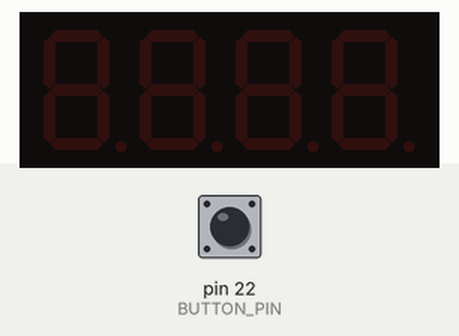
Simulated run of this sketch. Board: Arduino Mega 2560, built with avr-gcc and run on an emulated ATmega2560. On the bench: 4-digit seven-segment display. Wiring (inferred from the names in the program): 4-digit 7-segment display, segments lit when HIGH: segments pin 4, pin 5, pin 12, pin 13, pin 14, pin 15, pin 16; digit selects pin 17, pin 18, pin 19, pin 21. The test bench sets the inputs (shaded band); at power-on: pin 22 (BUTTON_PIN) HIGH. The segment pins are drawn as the display they are named for.

Above: at 1.2 s.
1.3 s: pin 22 (BUTTON_PIN) pulled LOW for 0.15 s
At 3.1 s:
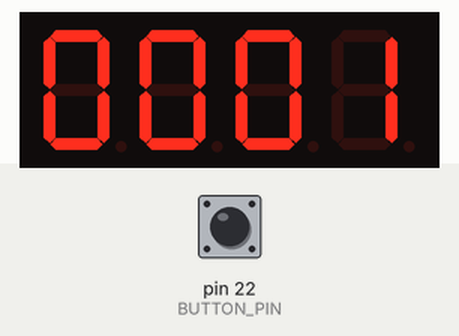
4.3 s: pin 22 (BUTTON_PIN) pulled LOW for 1 s
At 6.1 s:
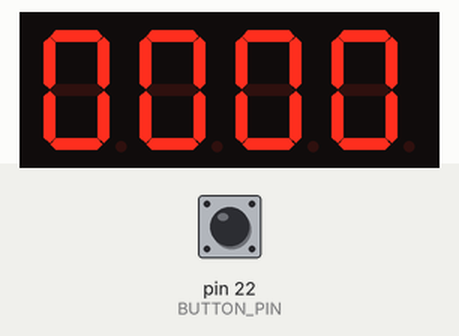
7.3 s: pin 22 (BUTTON_PIN) pulled LOW for 0.15 s
At 8.3 s:
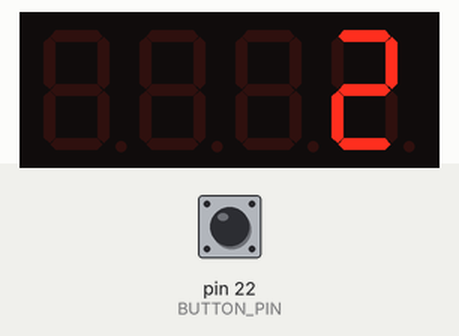
8.9 s: pin 22 (BUTTON_PIN) pulled LOW for 3.2 s
At 9.7 s:
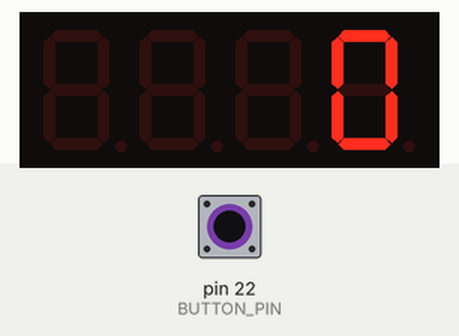
15.1 s: pin 22 (BUTTON_PIN) pulled LOW for 0.15 s
At 16.3 s:
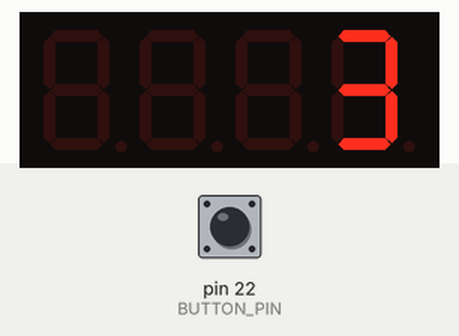
16.7 s: pin 22 (BUTTON_PIN) pulled LOW for 0.15 s
At 19.3 s:
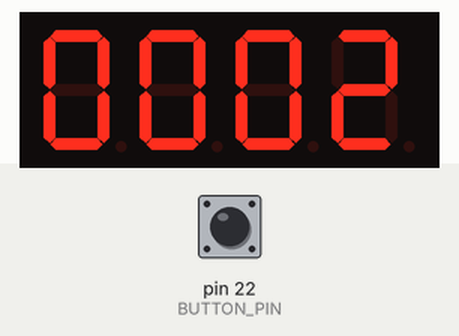
Timing chart, 0 to 20.8 s (numbered marks = the images above; inputs shaded):
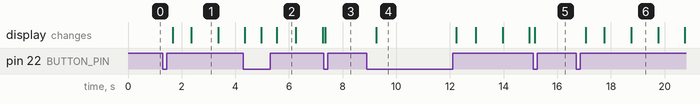

The sketch:

4DigitDisplayTimer.ino
```cpp
int segPins[7]={4,5,12,13,14,15,16};
int digPins[4]={17,18,19,21};
int digits[10][7] = {
  {1,1,1,1,1,1,0}, // 0
  {0,1,1,0,0,0,0}, // 1
  {1,1,0,1,1,0,1}, // 2
  {1,1,1,1,0,0,1}, // 3
  {0,1,1,0,0,1,1}, // 4
  {1,0,1,1,0,1,1}, // 5
  {1,0,1,1,1,1,1}, // 6
  {1,1,1,0,0,0,0}, // 7
  {1,1,1,1,1,1,1}, // 8
  {1,1,1,1,0,1,1}  // 9
};
#define BUTTON_PIN 22
bool timing = false;
unsigned long startTime = 0;

void showAtPosition(int number, int position){
  for (int i = 0; i < 4; i++) digitalWrite(digPins[i], HIGH);
  for (int i = 0; i < 7; i++) {
    digitalWrite(segPins[i], digits[number][i]);
  }
  digitalWrite(digPins[position], LOW);
}

void setup() {
  pinMode(BUTTON_PIN, INPUT_PULLUP);
  for (int i = 0; i < 7; i++) pinMode(segPins[i], OUTPUT);
  for (int i = 0; i < 4; i++) pinMode(digPins[i], OUTPUT);
}

void loop() {
  if (digitalRead(BUTTON_PIN) == LOW) {
    if (timing == false) {
      startTime = millis();
      timing = true;
    }
    else {
      timing = false;
    }
    delay(300);
    };
    if(timing == true){
      int seconds = (millis() - startTime) / 1000;

  showAtPosition((seconds/1000) % 10,0);
  showAtPosition((seconds/100) % 10,1);
  showAtPosition((seconds/10) % 10,2);
  showAtPosition(seconds % 10,3);
    }


}
```

Measured:
- after the input at 1.3 s, the display: first changes after 0.36 s (image 1 shows a later state)
- after the input at 7.3 s, the display: changes after 0.06 s (image 3)
- after the input at 8.9 s, the display: changes after 0.36 s (image 4)
- after the input at 15.1 s, the display: changes after 0.06 s (image 5)
- after the input at 16.7 s, the display: first changes after 0.36 s (image 6 shows a later state)
- what the display in image 1 shows lasts 1.0 s, from 2.4 s to 3.4 s
- what the display in image 2 shows lasts 0.8 s, from 5.5 s to 6.3 s
